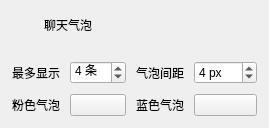
                                            <widget class="QFrame" name="bubbleCard">
                                              <layout class="QVBoxLayout" name="bubbleCardLayout">
                                                <property name="leftMargin">
                                                  <number>0</number>
                                                </property>
                                                <property name="topMargin">
                                                  <number>0</number>
                                                </property>
                                                <property name="rightMargin">
                                                  <number>0</number>
                                                </property>
                                                <property name="bottomMargin">
                                                  <number>0</number>
                                                </property>
                                                <property name="spacing">
                                                  <number>0</number>
                                                </property>
                                                <item>
                                                  <widget class="QWidget" name="bubbleCardHeading">
                                                    <layout class="QHBoxLayout" name="bubbleCardHeadingLayout">
                                                      <property name="leftMargin">
                                                        <number>14</number>
                                                      </property>
                                                      <property name="topMargin">
                                                        <number>14</number>
                                                      </property>
                                                      <property name="rightMargin">
                                                        <number>14</number>
                                                      </property>
                                                      <property name="bottomMargin">
                                                        <number>14</number>
                                                      </property>
                                                      <property name="spacing">
                                                        <number>9</number>
                                                      </property>
                                                      <item>
                                                        <widget class="QLabel" name="bubbleIcon">
                                                          <property name="text">
                                                            <string />
                                                          </property>
                                                          <property name="maximumSize">
                                                            <size>
                                                              <width>21</width>
                                                              <height>21</height>
                                                            </size>
                                                          </property>
                                                          <property name="minimumSize">
                                                            <size>
                                                              <width>21</width>
                                                              <height>21</height>
                                                            </size>
                                                          </property>
                                                        </widget>
                                                      </item>
                                                      <item>
                                                        <widget class="QLabel" name="bubbleCardTitle">
                                                          <property name="text">
                                                            <string>聊天气泡</string>
                                                          </property>
                                                        </widget>
                                                      </item>
                                                    </layout>
                                                  </widget>
                                                </item>
                                                <item>
                                                  <widget class="QWidget" name="bubbleCardBody">
                                                    <layout class="QGridLayout" name="bubbleGrid">
                                                      <property name="leftMargin">
                                                        <number>12</number>
                                                      </property>
                                                      <property name="topMargin">
                                                        <number>12</number>
                                                      </property>
                                                      <property name="rightMargin">
                                                        <number>12</number>
                                                      </property>
                                                      <property name="bottomMargin">
                                                        <number>12</number>
                                                      </property>
                                                      <property name="spacing">
                                                        <number>10</number>
                                                      </property>
                                                      <item row="0" column="0">
                                                        <widget class="QLabel" name="maxCaption">
                                                          <property name="text">
                                                            <string>最多显示</string>
                                                          </property>
                                                        </widget>
                                                      </item>
                                                      <item row="0" column="1">
                                                        <widget class="QSpinBox" name="maxBubblesSpin">
                                                          <property name="minimum">
                                                            <number>1</number>
                                                          </property>
                                                          <property name="maximum">
                                                            <number>10</number>
                                                          </property>
                                                          <property name="value">
                                                            <number>4</number>
                                                          </property>
                                                          <property name="suffix">
                                                            <string> 条</string>
                                                          </property>
                                                        </widget>
                                                      </item>
                                                      <item row="0" column="2">
                                                        <widget class="QLabel" name="gapCaption">
                                                          <property name="text">
                                                            <string>气泡间距</string>
                                                          </property>
                                                        </widget>
                                                      </item>
                                                      <item row="0" column="3">
                                                        <widget class="QSpinBox" name="bubbleGapSpin">
                                                          <property name="maximum">
                                                            <number>100</number>
                                                          </property>
                                                          <property name="value">
                                                            <number>4</number>
                                                          </property>
                                                          <property name="suffix">
                                                            <string> px</string>
                                                          </property>
                                                        </widget>
                                                      </item>
                                                      <item row="1" column="0">
                                                        <widget class="QLabel" name="pinkCaption">
                                                          <property name="text">
                                                            <string>粉色气泡</string>
                                                          </property>
                                                        </widget>
                                                      </item>
                                                      <item row="1" column="1">
                                                        <widget class="QPushButton" name="pinkColorButton">
                                                          <property name="text">
                                                            <string />
                                                          </property>
                                                          <property name="cursor">
                                                            <cursorShape>PointingHandCursor</cursorShape>
                                                          </property>
                                                        </widget>
                                                      </item>
                                                      <item row="1" column="2">
                                                        <widget class="QLabel" name="blueCaption">
                                                          <property name="text">
                                                            <string>蓝色气泡</string>
                                                          </property>
                                                        </widget>
                                                      </item>
                                                      <item row="1" column="3">
                                                        <widget class="QPushButton" name="blueColorButton">
                                                          <property name="text">
                                                            <string />
                                                          </property>
                                                          <property name="cursor">
                                                            <cursorShape>PointingHandCursor</cursorShape>
                                                          </property>
                                                        </widget>
                                                      </item>
                                                    </layout>
                                                  </widget>
                                                </item>
                                              </layout>
                                            </widget>
